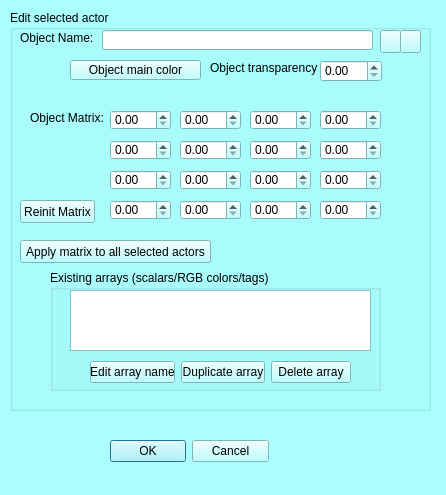
<?xml version="1.0" encoding="UTF-8"?>
<ui version="4.0">
 <class>mqEditACTORDialog</class>
 <widget class="QDialog" name="mqEditACTORDialog">
  <property name="geometry">
   <rect>
    <x>0</x>
    <y>0</y>
    <width>446</width>
    <height>495</height>
   </rect>
  </property>
  <property name="palette">
   <palette>
    <active>
     <colorrole role="WindowText">
      <brush brushstyle="SolidPattern">
       <color alpha="255">
        <red>0</red>
        <green>0</green>
        <blue>0</blue>
       </color>
      </brush>
     </colorrole>
     <colorrole role="Button">
      <brush brushstyle="SolidPattern">
       <color alpha="255">
        <red>170</red>
        <green>255</green>
        <blue>255</blue>
       </color>
      </brush>
     </colorrole>
     <colorrole role="Light">
      <brush brushstyle="SolidPattern">
       <color alpha="255">
        <red>255</red>
        <green>255</green>
        <blue>255</blue>
       </color>
      </brush>
     </colorrole>
     <colorrole role="Midlight">
      <brush brushstyle="SolidPattern">
       <color alpha="255">
        <red>212</red>
        <green>255</green>
        <blue>255</blue>
       </color>
      </brush>
     </colorrole>
     <colorrole role="Dark">
      <brush brushstyle="SolidPattern">
       <color alpha="255">
        <red>85</red>
        <green>127</green>
        <blue>127</blue>
       </color>
      </brush>
     </colorrole>
     <colorrole role="Mid">
      <brush brushstyle="SolidPattern">
       <color alpha="255">
        <red>113</red>
        <green>170</green>
        <blue>170</blue>
       </color>
      </brush>
     </colorrole>
     <colorrole role="Text">
      <brush brushstyle="SolidPattern">
       <color alpha="255">
        <red>0</red>
        <green>0</green>
        <blue>0</blue>
       </color>
      </brush>
     </colorrole>
     <colorrole role="BrightText">
      <brush brushstyle="SolidPattern">
       <color alpha="255">
        <red>255</red>
        <green>255</green>
        <blue>255</blue>
       </color>
      </brush>
     </colorrole>
     <colorrole role="ButtonText">
      <brush brushstyle="SolidPattern">
       <color alpha="255">
        <red>0</red>
        <green>0</green>
        <blue>0</blue>
       </color>
      </brush>
     </colorrole>
     <colorrole role="Base">
      <brush brushstyle="SolidPattern">
       <color alpha="255">
        <red>255</red>
        <green>255</green>
        <blue>255</blue>
       </color>
      </brush>
     </colorrole>
     <colorrole role="Window">
      <brush brushstyle="SolidPattern">
       <color alpha="255">
        <red>170</red>
        <green>255</green>
        <blue>255</blue>
       </color>
      </brush>
     </colorrole>
     <colorrole role="Shadow">
      <brush brushstyle="SolidPattern">
       <color alpha="255">
        <red>0</red>
        <green>0</green>
        <blue>0</blue>
       </color>
      </brush>
     </colorrole>
     <colorrole role="AlternateBase">
      <brush brushstyle="SolidPattern">
       <color alpha="255">
        <red>212</red>
        <green>255</green>
        <blue>255</blue>
       </color>
      </brush>
     </colorrole>
     <colorrole role="ToolTipBase">
      <brush brushstyle="SolidPattern">
       <color alpha="255">
        <red>255</red>
        <green>255</green>
        <blue>220</blue>
       </color>
      </brush>
     </colorrole>
     <colorrole role="ToolTipText">
      <brush brushstyle="SolidPattern">
       <color alpha="255">
        <red>0</red>
        <green>0</green>
        <blue>0</blue>
       </color>
      </brush>
     </colorrole>
    </active>
    <inactive>
     <colorrole role="WindowText">
      <brush brushstyle="SolidPattern">
       <color alpha="255">
        <red>0</red>
        <green>0</green>
        <blue>0</blue>
       </color>
      </brush>
     </colorrole>
     <colorrole role="Button">
      <brush brushstyle="SolidPattern">
       <color alpha="255">
        <red>170</red>
        <green>255</green>
        <blue>255</blue>
       </color>
      </brush>
     </colorrole>
     <colorrole role="Light">
      <brush brushstyle="SolidPattern">
       <color alpha="255">
        <red>255</red>
        <green>255</green>
        <blue>255</blue>
       </color>
      </brush>
     </colorrole>
     <colorrole role="Midlight">
      <brush brushstyle="SolidPattern">
       <color alpha="255">
        <red>212</red>
        <green>255</green>
        <blue>255</blue>
       </color>
      </brush>
     </colorrole>
     <colorrole role="Dark">
      <brush brushstyle="SolidPattern">
       <color alpha="255">
        <red>85</red>
        <green>127</green>
        <blue>127</blue>
       </color>
      </brush>
     </colorrole>
     <colorrole role="Mid">
      <brush brushstyle="SolidPattern">
       <color alpha="255">
        <red>113</red>
        <green>170</green>
        <blue>170</blue>
       </color>
      </brush>
     </colorrole>
     <colorrole role="Text">
      <brush brushstyle="SolidPattern">
       <color alpha="255">
        <red>0</red>
        <green>0</green>
        <blue>0</blue>
       </color>
      </brush>
     </colorrole>
     <colorrole role="BrightText">
      <brush brushstyle="SolidPattern">
       <color alpha="255">
        <red>255</red>
        <green>255</green>
        <blue>255</blue>
       </color>
      </brush>
     </colorrole>
     <colorrole role="ButtonText">
      <brush brushstyle="SolidPattern">
       <color alpha="255">
        <red>0</red>
        <green>0</green>
        <blue>0</blue>
       </color>
      </brush>
     </colorrole>
     <colorrole role="Base">
      <brush brushstyle="SolidPattern">
       <color alpha="255">
        <red>255</red>
        <green>255</green>
        <blue>255</blue>
       </color>
      </brush>
     </colorrole>
     <colorrole role="Window">
      <brush brushstyle="SolidPattern">
       <color alpha="255">
        <red>170</red>
        <green>255</green>
        <blue>255</blue>
       </color>
      </brush>
     </colorrole>
     <colorrole role="Shadow">
      <brush brushstyle="SolidPattern">
       <color alpha="255">
        <red>0</red>
        <green>0</green>
        <blue>0</blue>
       </color>
      </brush>
     </colorrole>
     <colorrole role="AlternateBase">
      <brush brushstyle="SolidPattern">
       <color alpha="255">
        <red>212</red>
        <green>255</green>
        <blue>255</blue>
       </color>
      </brush>
     </colorrole>
     <colorrole role="ToolTipBase">
      <brush brushstyle="SolidPattern">
       <color alpha="255">
        <red>255</red>
        <green>255</green>
        <blue>220</blue>
       </color>
      </brush>
     </colorrole>
     <colorrole role="ToolTipText">
      <brush brushstyle="SolidPattern">
       <color alpha="255">
        <red>0</red>
        <green>0</green>
        <blue>0</blue>
       </color>
      </brush>
     </colorrole>
    </inactive>
    <disabled>
     <colorrole role="WindowText">
      <brush brushstyle="SolidPattern">
       <color alpha="255">
        <red>85</red>
        <green>127</green>
        <blue>127</blue>
       </color>
      </brush>
     </colorrole>
     <colorrole role="Button">
      <brush brushstyle="SolidPattern">
       <color alpha="255">
        <red>170</red>
        <green>255</green>
        <blue>255</blue>
       </color>
      </brush>
     </colorrole>
     <colorrole role="Light">
      <brush brushstyle="SolidPattern">
       <color alpha="255">
        <red>255</red>
        <green>255</green>
        <blue>255</blue>
       </color>
      </brush>
     </colorrole>
     <colorrole role="Midlight">
      <brush brushstyle="SolidPattern">
       <color alpha="255">
        <red>212</red>
        <green>255</green>
        <blue>255</blue>
       </color>
      </brush>
     </colorrole>
     <colorrole role="Dark">
      <brush brushstyle="SolidPattern">
       <color alpha="255">
        <red>85</red>
        <green>127</green>
        <blue>127</blue>
       </color>
      </brush>
     </colorrole>
     <colorrole role="Mid">
      <brush brushstyle="SolidPattern">
       <color alpha="255">
        <red>113</red>
        <green>170</green>
        <blue>170</blue>
       </color>
      </brush>
     </colorrole>
     <colorrole role="Text">
      <brush brushstyle="SolidPattern">
       <color alpha="255">
        <red>85</red>
        <green>127</green>
        <blue>127</blue>
       </color>
      </brush>
     </colorrole>
     <colorrole role="BrightText">
      <brush brushstyle="SolidPattern">
       <color alpha="255">
        <red>255</red>
        <green>255</green>
        <blue>255</blue>
       </color>
      </brush>
     </colorrole>
     <colorrole role="ButtonText">
      <brush brushstyle="SolidPattern">
       <color alpha="255">
        <red>85</red>
        <green>127</green>
        <blue>127</blue>
       </color>
      </brush>
     </colorrole>
     <colorrole role="Base">
      <brush brushstyle="SolidPattern">
       <color alpha="255">
        <red>170</red>
        <green>255</green>
        <blue>255</blue>
       </color>
      </brush>
     </colorrole>
     <colorrole role="Window">
      <brush brushstyle="SolidPattern">
       <color alpha="255">
        <red>170</red>
        <green>255</green>
        <blue>255</blue>
       </color>
      </brush>
     </colorrole>
     <colorrole role="Shadow">
      <brush brushstyle="SolidPattern">
       <color alpha="255">
        <red>0</red>
        <green>0</green>
        <blue>0</blue>
       </color>
      </brush>
     </colorrole>
     <colorrole role="AlternateBase">
      <brush brushstyle="SolidPattern">
       <color alpha="255">
        <red>170</red>
        <green>255</green>
        <blue>255</blue>
       </color>
      </brush>
     </colorrole>
     <colorrole role="ToolTipBase">
      <brush brushstyle="SolidPattern">
       <color alpha="255">
        <red>255</red>
        <green>255</green>
        <blue>220</blue>
       </color>
      </brush>
     </colorrole>
     <colorrole role="ToolTipText">
      <brush brushstyle="SolidPattern">
       <color alpha="255">
        <red>0</red>
        <green>0</green>
        <blue>0</blue>
       </color>
      </brush>
     </colorrole>
    </disabled>
   </palette>
  </property>
  <property name="windowTitle">
   <string>Edit first selected actor</string>
  </property>
  <widget class="QWidget" name="layoutWidget">
   <property name="geometry">
    <rect>
     <x>110</x>
     <y>440</y>
     <width>161</width>
     <height>25</height>
    </rect>
   </property>
   <layout class="QHBoxLayout" name="horizontalLayout_2"/>
  </widget>
  <widget class="QGroupBox" name="groupBox">
   <property name="geometry">
    <rect>
     <x>10</x>
     <y>10</y>
     <width>421</width>
     <height>401</height>
    </rect>
   </property>
   <property name="title">
    <string>Edit selected actor</string>
   </property>
   <widget class="QLabel" name="label">
    <property name="geometry">
     <rect>
      <x>10</x>
      <y>20</y>
      <width>91</width>
      <height>16</height>
     </rect>
    </property>
    <property name="text">
     <string>Object Name:</string>
    </property>
   </widget>
   <widget class="QPushButton" name="next">
    <property name="geometry">
     <rect>
      <x>390</x>
      <y>20</y>
      <width>21</width>
      <height>23</height>
     </rect>
    </property>
    <property name="text">
     <string/>
    </property>
    <property name="icon">
     <iconset resource="../Icons/icons.qrc">
      <normaloff>:/Icons/s_right.png</normaloff>
      <normalon>:/Icons/s_right.png</normalon>:/Icons/s_right.png</iconset>
    </property>
   </widget>
   <widget class="QPushButton" name="prec">
    <property name="geometry">
     <rect>
      <x>370</x>
      <y>20</y>
      <width>21</width>
      <height>23</height>
     </rect>
    </property>
    <property name="text">
     <string/>
    </property>
    <property name="icon">
     <iconset resource="../Icons/icons.qrc">
      <normaloff>:/Icons/s_left.png</normaloff>
      <normalon>:/Icons/s_left.png</normalon>:/Icons/s_left.png</iconset>
    </property>
   </widget>
   <widget class="mqColorChooserButton" name="ActorColorButton">
    <property name="geometry">
     <rect>
      <x>60</x>
      <y>50</y>
      <width>131</width>
      <height>20</height>
     </rect>
    </property>
    <property name="text">
     <string>Object main color</string>
    </property>
   </widget>
   <widget class="QLineEdit" name="ActorName">
    <property name="geometry">
     <rect>
      <x>92</x>
      <y>20</y>
      <width>271</width>
      <height>20</height>
     </rect>
    </property>
   </widget>
   <widget class="QDoubleSpinBox" name="ActorAlpha">
    <property name="geometry">
     <rect>
      <x>310</x>
      <y>50</y>
      <width>62</width>
      <height>22</height>
     </rect>
    </property>
   </widget>
   <widget class="QLabel" name="label_2">
    <property name="geometry">
     <rect>
      <x>200</x>
      <y>50</y>
      <width>111</width>
      <height>16</height>
     </rect>
    </property>
    <property name="text">
     <string>Object transparency</string>
    </property>
   </widget>
   <widget class="QDoubleSpinBox" name="M00">
    <property name="geometry">
     <rect>
      <x>100</x>
      <y>100</y>
      <width>61</width>
      <height>20</height>
     </rect>
    </property>
   </widget>
   <widget class="QDoubleSpinBox" name="M10">
    <property name="geometry">
     <rect>
      <x>170</x>
      <y>100</y>
      <width>61</width>
      <height>20</height>
     </rect>
    </property>
   </widget>
   <widget class="QDoubleSpinBox" name="M20">
    <property name="geometry">
     <rect>
      <x>240</x>
      <y>100</y>
      <width>61</width>
      <height>20</height>
     </rect>
    </property>
   </widget>
   <widget class="QDoubleSpinBox" name="M30">
    <property name="geometry">
     <rect>
      <x>310</x>
      <y>100</y>
      <width>61</width>
      <height>20</height>
     </rect>
    </property>
   </widget>
   <widget class="QDoubleSpinBox" name="M01">
    <property name="geometry">
     <rect>
      <x>100</x>
      <y>130</y>
      <width>61</width>
      <height>20</height>
     </rect>
    </property>
   </widget>
   <widget class="QDoubleSpinBox" name="M11">
    <property name="geometry">
     <rect>
      <x>170</x>
      <y>130</y>
      <width>61</width>
      <height>20</height>
     </rect>
    </property>
   </widget>
   <widget class="QDoubleSpinBox" name="M21">
    <property name="geometry">
     <rect>
      <x>240</x>
      <y>130</y>
      <width>61</width>
      <height>20</height>
     </rect>
    </property>
   </widget>
   <widget class="QDoubleSpinBox" name="M31">
    <property name="geometry">
     <rect>
      <x>310</x>
      <y>130</y>
      <width>61</width>
      <height>20</height>
     </rect>
    </property>
   </widget>
   <widget class="QDoubleSpinBox" name="M02">
    <property name="geometry">
     <rect>
      <x>100</x>
      <y>160</y>
      <width>61</width>
      <height>20</height>
     </rect>
    </property>
   </widget>
   <widget class="QDoubleSpinBox" name="M12">
    <property name="geometry">
     <rect>
      <x>170</x>
      <y>160</y>
      <width>61</width>
      <height>20</height>
     </rect>
    </property>
   </widget>
   <widget class="QDoubleSpinBox" name="M22">
    <property name="geometry">
     <rect>
      <x>240</x>
      <y>160</y>
      <width>61</width>
      <height>20</height>
     </rect>
    </property>
   </widget>
   <widget class="QDoubleSpinBox" name="M32">
    <property name="geometry">
     <rect>
      <x>310</x>
      <y>160</y>
      <width>61</width>
      <height>20</height>
     </rect>
    </property>
   </widget>
   <widget class="QDoubleSpinBox" name="M03">
    <property name="geometry">
     <rect>
      <x>100</x>
      <y>190</y>
      <width>61</width>
      <height>20</height>
     </rect>
    </property>
   </widget>
   <widget class="QDoubleSpinBox" name="M13">
    <property name="geometry">
     <rect>
      <x>170</x>
      <y>190</y>
      <width>61</width>
      <height>20</height>
     </rect>
    </property>
   </widget>
   <widget class="QDoubleSpinBox" name="M23">
    <property name="geometry">
     <rect>
      <x>240</x>
      <y>190</y>
      <width>61</width>
      <height>20</height>
     </rect>
    </property>
   </widget>
   <widget class="QDoubleSpinBox" name="M33">
    <property name="geometry">
     <rect>
      <x>310</x>
      <y>190</y>
      <width>61</width>
      <height>20</height>
     </rect>
    </property>
   </widget>
   <widget class="QLabel" name="label_3">
    <property name="geometry">
     <rect>
      <x>20</x>
      <y>100</y>
      <width>91</width>
      <height>16</height>
     </rect>
    </property>
    <property name="text">
     <string>Object Matrix:</string>
    </property>
   </widget>
   <widget class="QPushButton" name="Reinit">
    <property name="geometry">
     <rect>
      <x>10</x>
      <y>190</y>
      <width>75</width>
      <height>23</height>
     </rect>
    </property>
    <property name="text">
     <string>Reinit Matrix</string>
    </property>
   </widget>
   <widget class="QPushButton" name="ApplyMatrix">
    <property name="geometry">
     <rect>
      <x>10</x>
      <y>230</y>
      <width>191</width>
      <height>23</height>
     </rect>
    </property>
    <property name="text">
     <string>Apply matrix to all selected actors</string>
    </property>
   </widget>
   <widget class="QGroupBox" name="ActorScalars">
    <property name="geometry">
     <rect>
      <x>40</x>
      <y>260</y>
      <width>331</width>
      <height>121</height>
     </rect>
    </property>
    <property name="title">
     <string>Existing arrays (scalars/RGB colors/tags)</string>
    </property>
    <widget class="QListWidget" name="scalarList">
     <property name="geometry">
      <rect>
       <x>20</x>
       <y>20</y>
       <width>301</width>
       <height>61</height>
      </rect>
     </property>
    </widget>
    <widget class="QWidget" name="horizontalLayoutWidget">
     <property name="geometry">
      <rect>
       <x>40</x>
       <y>90</y>
       <width>261</width>
       <height>25</height>
      </rect>
     </property>
     <layout class="QHBoxLayout" name="horizontalLayout">
      <item>
       <widget class="QPushButton" name="editScalar">
        <property name="text">
         <string>Edit array name</string>
        </property>
       </widget>
      </item>
      <item>
       <widget class="QPushButton" name="duplicateScalar">
        <property name="text">
         <string>Duplicate array</string>
        </property>
       </widget>
      </item>
      <item>
       <widget class="QPushButton" name="deleteScalar">
        <property name="text">
         <string>Delete array</string>
        </property>
       </widget>
      </item>
     </layout>
    </widget>
   </widget>
  </widget>
  <widget class="QDialogButtonBox" name="buttonBox">
   <property name="geometry">
    <rect>
     <x>110</x>
     <y>440</y>
     <width>159</width>
     <height>23</height>
    </rect>
   </property>
   <property name="orientation">
    <enum>Qt::Horizontal</enum>
   </property>
   <property name="standardButtons">
    <set>QDialogButtonBox::Cancel|QDialogButtonBox::Ok</set>
   </property>
  </widget>
 </widget>
 <customwidgets>
  <customwidget>
   <class>mqColorChooserButton</class>
   <extends>QToolButton</extends>
   <header location="global">mqcolorchooserbutton.h</header>
  </customwidget>
 </customwidgets>
 <resources>
  <include location="../Icons/icons.qrc"/>
  <include location="../Icons/icons.qrc"/>
 </resources>
 <connections>
  <connection>
   <sender>buttonBox</sender>
   <signal>accepted()</signal>
   <receiver>mqEditACTORDialog</receiver>
   <slot>accept()</slot>
   <hints>
    <hint type="sourcelabel">
     <x>248</x>
     <y>254</y>
    </hint>
    <hint type="destinationlabel">
     <x>157</x>
     <y>274</y>
    </hint>
   </hints>
  </connection>
  <connection>
   <sender>buttonBox</sender>
   <signal>rejected()</signal>
   <receiver>mqEditACTORDialog</receiver>
   <slot>reject()</slot>
   <hints>
    <hint type="sourcelabel">
     <x>316</x>
     <y>260</y>
    </hint>
    <hint type="destinationlabel">
     <x>286</x>
     <y>274</y>
    </hint>
   </hints>
  </connection>
 </connections>
</ui>
